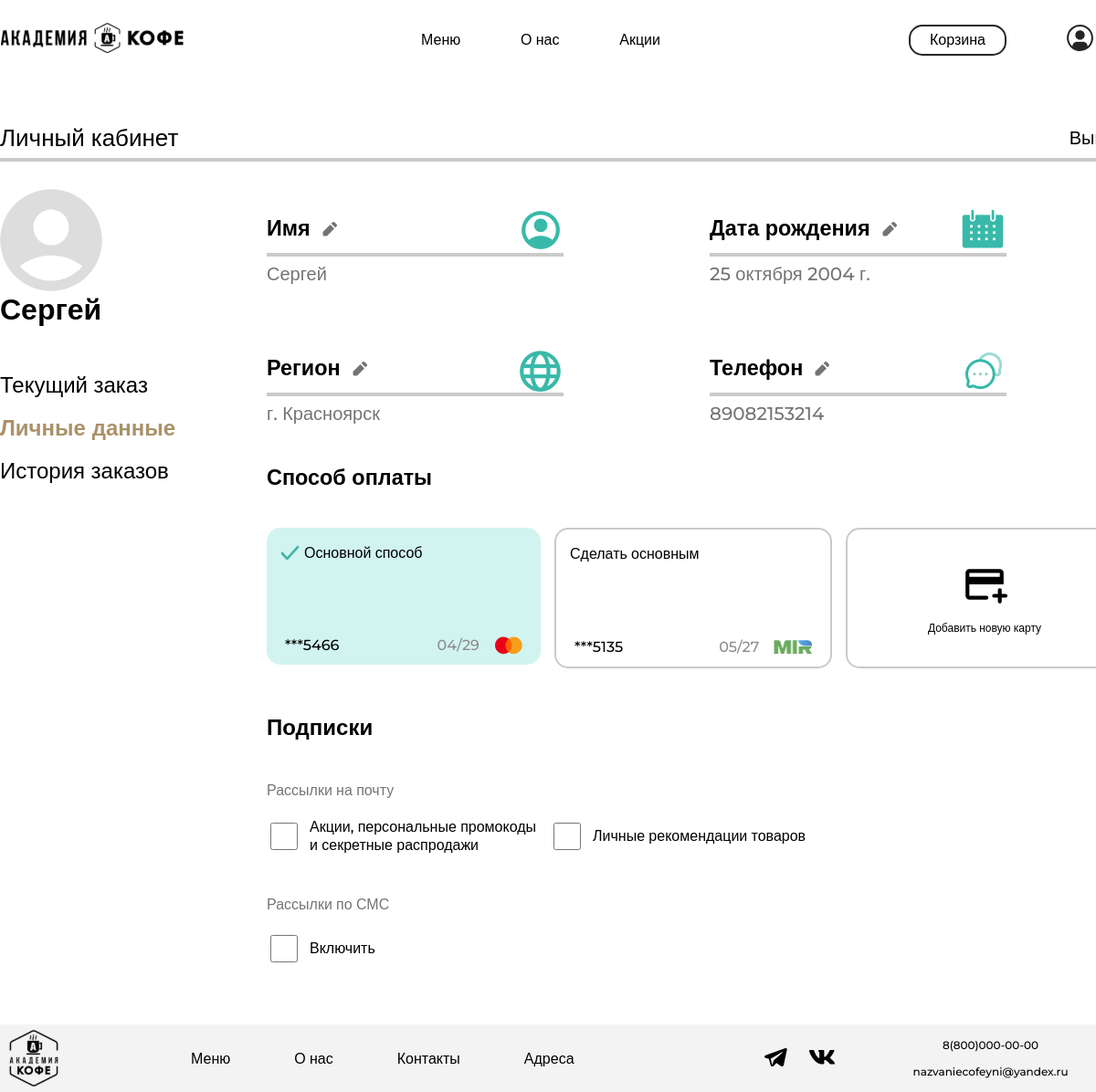
Page /account/ (signed in) on the earlier database version.
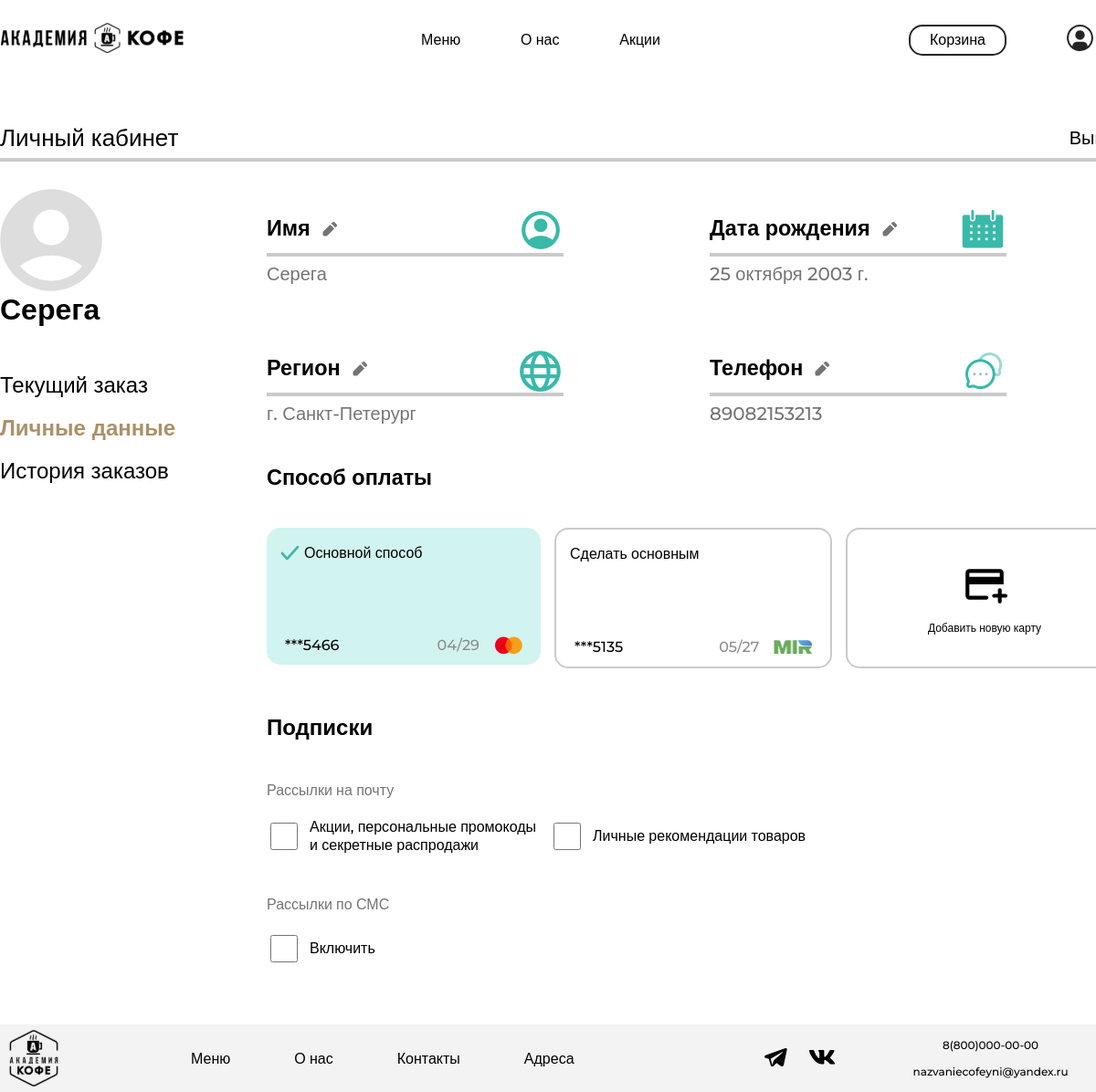
Same page on the later database version.
### academyCoffee/models.py (models this page shows)
class User(AbstractUser):
    regions = [
        ('Красноярск', 'Красноярск'),
        ('Москва', 'Москва'),
        ('Санкт-Петерург', 'Санкт-Петерург'),
        ('Новосибирск', 'Новосибирск'),
    ]
    region = models.TextField('Регион', max_length=50, choices=regions, blank=True)
    PNumber = models.PositiveIntegerField('Номер телефона', blank=True, null=True)
    DateOfBirth = models.DateField("День рождения", default=timezone.now)

### academyCoffee/views.py (the view)
# urls.py: path('account/', views.profile, name='profile'),
@login_required
def profile(request):
    if request.method == 'POST':
        form = UserProfileForm(instance=request.user, data=request.POST)
        if form.is_valid():
            form.save()
            return redirect(reverse('profile'))
        else:
            print(form.errors)
    else:
        form = UserProfileForm(instance=request.user)
    context = {
        'title': "Личный кабинет",
        'form': form,
        'baskets': Basket.objects.filter(user=request.user),
        'user': request.user
    }
    return render(request, 'main/personalaccount.html', context)

### academyCoffee/forms.py
class UserProfileForm(UserChangeForm):
    regions = [
        ('Красноярск', 'Красноярск'),
        ('Москва', 'Москва'),
        ('Санкт-Петербург', 'Санкт-Петербург'),
        ('Новосибирск', 'Новосибирск'),
    ]
    first_name = forms.CharField(required=False, widget=forms.TextInput(attrs={
        'class': 'change-name-form',
    }))
    region = forms.CharField(required=False, widget=forms.Select(attrs={
        'id': 'regions',
        'class': 'change-region-select',
        'placeholder': 'Выберите город',
    }, choices=regions))
    PNumber = forms.CharField(required=False, widget=forms.NumberInput(attrs={
        'class': 'change-number-form',
    }))
    DateOfBirth = forms.DateField(required=False, widget=forms.DateInput(attrs={
        'class': 'change-date-form datetimepicker-input',
        'data-target': '#datetimepicker1',
    }))
    class Meta:
        model = User
        fields = ('first_name', 'region', 'PNumber', 'DateOfBirth')

### academyCoffee/templates/main/personalaccount.html (shortened to what the changed rows need)
{% extends 'main/base.html' %}
{% load static %}
{% block style %}
    <link rel="stylesheet" href="{% static 'personalaccount/css/style.css' %}">
{% endblock %}
{% block content %}
<main>
    <div class="up-line-container">
        <h2 class="personal-up-title">Личный кабинет</h2>
    </div>
<div class="main-container">
    <div class="personal-account-left-container">
        <img class="personal-avatar" src="{% static 'personalaccount/img/avatar_account.svg' %}" width="112" height="112">
        <p class="personal-name">{{ user.first_name }}</p>
        <ul class="personal-account-nav-list">
            <li class="personal-account-nav-list-item">
            </li>
            <li class="personal-account-nav-list-item">
            </li>
            <li class="personal-account-nav-list-item">
            </li>
        </ul>
    </div>
    <div class="personal-account-right-container">
        <section class="personal-account-info">
            <div class="change-container">
                <div class="change-up-container">
                    <div class="change-up-container-title">
                    </div>
                    <img class="description-image" src="{% static 'personalaccount/img/account.png' %}">
                </div>
                <div class="personal-account-info-line"></div>
                <p class="personal-account-info-name">{{ user.first_name }}</p>
            </div>
            <div class="change-container">
                <div class="change-up-container">
                    <div class="change-up-container-title">
                    </div>
                    <img class="description-image" src="{% static 'personalaccount/img/calendar.png' %}">
                </div>
                <div class="personal-account-info-line"></div>
                <p class="personal-account-info-date">{{ user.DateOfBirth }}</p>
            </div>
            <div class="change-container">
                <div class="change-up-container">
                    <div class="change-up-container-title">
                    </div>
                    <img class="description-image" src="{% static 'personalaccount/img/planet.png' %}">
                </div>
                <div class="personal-account-info-line"></div>
                <p class="personal-account-info-region">г. {{ user.region }}</p>
            </div>
            <div class="change-container">
                <div class="change-up-container">
                    <div class="change-up-container-title">
                    </div>
                    <img class="description-image" src="{% static 'personalaccount/img/messages.png' %}">
                </div>
                <div class="personal-account-info-line"></div>
                <p class="personal-account-info-number">{{ user.PNumber }}</p>
            </div>
        </section>
    </div>
</div>
</main>
{% endblock %}

Differences in the rows shown:
changed User: first_name "Сергей" → "Серега"; DateOfBirth "25 октября 2004 г." → "25 октября 2003 г."; region "Красноярск" → "Санкт-Петерург"; PNumber "89082153214" → "89082153213"
